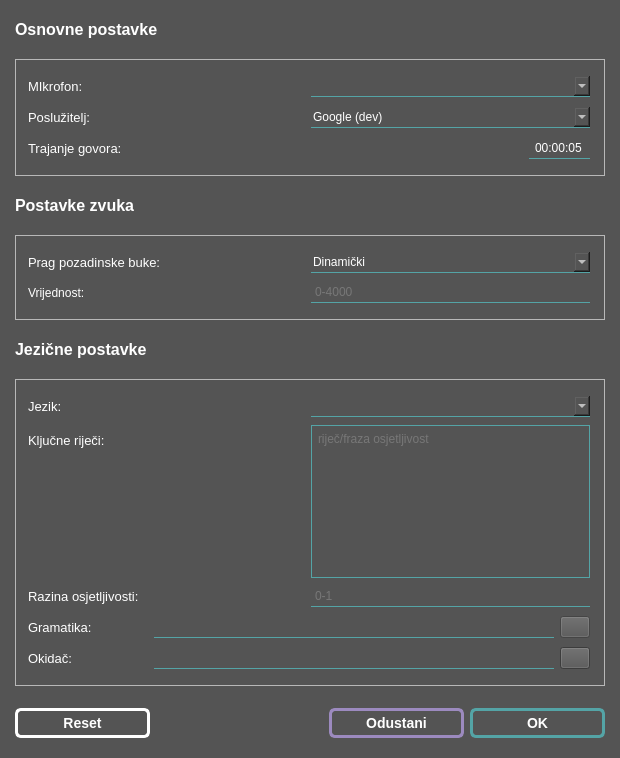
<?xml version="1.0" encoding="UTF-8"?>
<ui version="4.0">
 <class>OptionsDialog</class>
 <widget class="QDialog" name="OptionsDialog">
  <property name="geometry">
   <rect>
    <x>0</x>
    <y>0</y>
    <width>620</width>
    <height>758</height>
   </rect>
  </property>
  <property name="windowTitle">
   <string>Opcije</string>
  </property>
  <property name="styleSheet">
   <string notr="true">QDialog#OptionsDialog {
    background-color: rgb(84, 84, 84);
}</string>
  </property>
  <property name="modal">
   <bool>false</bool>
  </property>
  <layout class="QVBoxLayout" name="verticalLayout_4">
   <property name="spacing">
    <number>20</number>
   </property>
   <property name="leftMargin">
    <number>15</number>
   </property>
   <property name="topMargin">
    <number>20</number>
   </property>
   <property name="rightMargin">
    <number>15</number>
   </property>
   <property name="bottomMargin">
    <number>20</number>
   </property>
   <item>
    <layout class="QHBoxLayout" name="horizontalLayout_7">
     <item>
      <widget class="QLabel" name="label">
       <property name="text">
        <string>&lt;html&gt;&lt;head/&gt;&lt;body&gt;&lt;p&gt;&lt;span style=&quot; font-size:12pt; font-weight:700; color:#ffffff;&quot;&gt;Osnovne postavke&lt;/span&gt;&lt;/p&gt;&lt;/body&gt;&lt;/html&gt;</string>
       </property>
      </widget>
     </item>
    </layout>
   </item>
   <item>
    <widget class="QFrame" name="frame">
     <property name="styleSheet">
      <string notr="true">QFrame {
padding-right: 5px;
padding-top: 5px;
padding-bottom: 5px;
}</string>
     </property>
     <property name="frameShape">
      <enum>QFrame::StyledPanel</enum>
     </property>
     <property name="frameShadow">
      <enum>QFrame::Raised</enum>
     </property>
     <layout class="QVBoxLayout" name="verticalLayout">
      <item>
       <layout class="QHBoxLayout" name="fileHLayout">
        <item>
         <widget class="QLabel" name="micLabel">
          <property name="text">
           <string>&lt;html&gt;&lt;head/&gt;&lt;body&gt;&lt;p&gt;&lt;span style=&quot; font-size:10pt; color:#ffffff;&quot;&gt;MIkrofon:&lt;/span&gt;&lt;/p&gt;&lt;/body&gt;&lt;/html&gt;</string>
          </property>
         </widget>
        </item>
        <item>
         <widget class="QComboBox" name="micComboBox">
          <property name="styleSheet">
           <string notr="true">QComboBox {
	background-color: rgb(84, 84, 84);
	border-none;	
	border-bottom: 0.5px solid #54a4a6;
	border-radius: 0px;
	padding: 2px 2px 2px 2px;
	color: white;
}

QComboBox::hover {
	border-color: #63C2C4;
}

QComboBox::disabled {
	color: rgb(153, 153, 153);
}


/*  After dropping, the entire drop-down form style */
QComboBox QAbstractItemView {
    border: 1px solid white;   /*  Border of the entire drop-down form */
    background-color: rgb(84, 84, 84);;   /*  Whole drop-down form background color */
	color: white;
	padding: 2px 2px 2px 2px;
}

/*  Down pull, the entire drop-down window */
QComboBox QAbstractItemView::item {
    height: 25px;   /*  The height of the item (set pcomboBox-&gt; setView (new qlistview ()); after this item works) */
}

QComboBox QAbstractItemView::item:hover {
	border: none;
    border-top: 0.5px solid rgb(81, 81, 81);
	border-bottom: 0.5px solid rgb(81, 81, 81);
	border-radius: 2px;
	background-color: rgb(84, 84, 84);
}</string>
          </property>
          <property name="editable">
           <bool>true</bool>
          </property>
          <property name="maxVisibleItems">
           <number>5</number>
          </property>
         </widget>
        </item>
       </layout>
      </item>
      <item>
       <layout class="QHBoxLayout" name="horizontalLayout" stretch="0,0">
        <item>
         <widget class="QLabel" name="apiLabel">
          <property name="toolTip">
           <string>&lt;html&gt;&lt;head/&gt;&lt;body&gt;&lt;p&gt;Svaki poslužitelj podržava neke od niže navedenih opcija.&lt;/p&gt;&lt;p&gt;Sphinx API radi offline.&lt;/p&gt;&lt;/body&gt;&lt;/html&gt;</string>
          </property>
          <property name="text">
           <string>&lt;html&gt;&lt;head/&gt;&lt;body&gt;&lt;p&gt;&lt;span style=&quot; font-size:10pt; color:#ffffff;&quot;&gt;Poslužitelj: &lt;/span&gt;&lt;/p&gt;&lt;/body&gt;&lt;/html&gt;</string>
          </property>
         </widget>
        </item>
        <item>
         <widget class="QComboBox" name="apiComboBox">
          <property name="sizePolicy">
           <sizepolicy hsizetype="Preferred" vsizetype="Fixed">
            <horstretch>0</horstretch>
            <verstretch>0</verstretch>
           </sizepolicy>
          </property>
          <property name="styleSheet">
           <string notr="true">QComboBox {
	background-color: rgb(84, 84, 84);
	border-none;	
	border-bottom: 0.5px solid #54a4a6;
	border-radius: 0px;
	padding: 2px 2px 2px 2px;
	color: white;
}

QComboBox::hover {
	border-color: #63C2C4;
}

/*  After dropping, the entire drop-down form style */
QComboBox QAbstractItemView {
    border: 1px solid white;   /*  Border of the entire drop-down form */
    background-color: rgb(84, 84, 84);;   /*  Whole drop-down form background color */
    selection-background-color: lightgreen;   /*  The whole drop-down window is selected from the background color of the item */
}

QComboBox QAbstractItemView::item {
    height: 70px; 
}</string>
          </property>
          <property name="editable">
           <bool>false</bool>
          </property>
          <item>
           <property name="text">
            <string>Google (dev)</string>
           </property>
          </item>
          <item>
           <property name="text">
            <string>Google Cloud</string>
           </property>
          </item>
          <item>
           <property name="text">
            <string>PocketSphinx</string>
           </property>
          </item>
          <item>
           <property name="text">
            <string>Houndify</string>
           </property>
          </item>
         </widget>
        </item>
       </layout>
      </item>
      <item>
       <layout class="QHBoxLayout" name="timeHLayout" stretch="0,0">
        <property name="spacing">
         <number>6</number>
        </property>
        <item>
         <widget class="QLabel" name="durationLabel">
          <property name="minimumSize">
           <size>
            <width>125</width>
            <height>0</height>
           </size>
          </property>
          <property name="toolTip">
           <string>&lt;html&gt;&lt;head/&gt;&lt;body&gt;&lt;p&gt;Slušanje će se prekinuti nakon navedenog vremena (HH:MM:SS).&lt;/p&gt;&lt;p&gt;Slušanje može trajati od 5s do 1h.&lt;/p&gt;&lt;/body&gt;&lt;/html&gt;</string>
          </property>
          <property name="text">
           <string>&lt;html&gt;&lt;head/&gt;&lt;body&gt;&lt;p&gt;&lt;span style=&quot; font-size:10pt; color:#ffffff;&quot;&gt;Trajanje govora:&lt;/span&gt;&lt;/p&gt;&lt;/body&gt;&lt;/html&gt;</string>
          </property>
         </widget>
        </item>
        <item>
         <widget class="QLineEdit" name="durationLineEdit">
          <property name="enabled">
           <bool>true</bool>
          </property>
          <property name="maximumSize">
           <size>
            <width>61</width>
            <height>16777215</height>
           </size>
          </property>
          <property name="styleSheet">
           <string notr="true">QLineEdit {
	background-color: rgb(84, 84, 84);
	border-none;	
	border-bottom: 0.5px solid #54a4a6;
	border-radius: 0px;
	padding: 2px 2px 2px 2px;
	color: white;
}

QLineEdit::hover {
	border-color: #63C2C4;
}</string>
          </property>
          <property name="inputMethodHints">
           <set>Qt::ImhTime</set>
          </property>
          <property name="inputMask">
           <string>99:99:99</string>
          </property>
          <property name="text">
           <string>00:00:05</string>
          </property>
          <property name="alignment">
           <set>Qt::AlignCenter</set>
          </property>
          <property name="dragEnabled">
           <bool>false</bool>
          </property>
          <property name="placeholderText">
           <string>00:00</string>
          </property>
         </widget>
        </item>
       </layout>
      </item>
     </layout>
    </widget>
   </item>
   <item>
    <widget class="QLabel" name="label_3">
     <property name="text">
      <string>&lt;html&gt;&lt;head/&gt;&lt;body&gt;&lt;p&gt;&lt;span style=&quot; font-size:12pt; font-weight:700; color:#ffffff;&quot;&gt;Postavke zvuka&lt;/span&gt;&lt;/p&gt;&lt;/body&gt;&lt;/html&gt;</string>
     </property>
    </widget>
   </item>
   <item>
    <widget class="QFrame" name="frame_3">
     <property name="styleSheet">
      <string notr="true">QFrame {

padding-right: 5px;
padding-top: 5px;
padding-bottom: 5px;
}</string>
     </property>
     <property name="frameShape">
      <enum>QFrame::StyledPanel</enum>
     </property>
     <property name="frameShadow">
      <enum>QFrame::Raised</enum>
     </property>
     <layout class="QVBoxLayout" name="verticalLayout_3">
      <item>
       <layout class="QHBoxLayout" name="noiseHLayout" stretch="0,0">
        <property name="spacing">
         <number>6</number>
        </property>
        <item>
         <widget class="QLabel" name="noiseTypeLabel">
          <property name="toolTip">
           <string>&lt;html&gt;&lt;head/&gt;&lt;body&gt;&lt;p&gt;Vrijednosti više od praga se smatraju govorom, a niže tišinom.&lt;/p&gt;&lt;p&gt;Prag se može odrediti dinamički, s ili bez početne vrijednosti, ili postaviti na fiksnu vrijednost.&lt;/p&gt;&lt;/body&gt;&lt;/html&gt;</string>
          </property>
          <property name="text">
           <string>&lt;html&gt;&lt;head/&gt;&lt;body&gt;&lt;p&gt;&lt;span style=&quot; font-size:10pt; color:#ffffff;&quot;&gt;Prag pozadinske buke:&lt;/span&gt;&lt;/p&gt;&lt;/body&gt;&lt;/html&gt;</string>
          </property>
         </widget>
        </item>
        <item>
         <widget class="QComboBox" name="noiseTypeComboBox">
          <property name="contextMenuPolicy">
           <enum>Qt::PreventContextMenu</enum>
          </property>
          <property name="styleSheet">
           <string notr="true">QComboBox {
	background-color: rgb(84, 84, 84);
	border-none;	
	border-bottom: 0.5px solid #54a4a6;
	border-radius: 0px;
	padding: 2px 2px 2px 2px;
	color: white;
}

QComboBox::hover {
	border-color: #63C2C4;
}

/*  After dropping, the entire drop-down form style */
QComboBox QAbstractItemView {
    border: 1px solid white;   /*  Border of the entire drop-down form */
    background-color: rgb(84, 84, 84);;   /*  Whole drop-down form background color */
    selection-background-color: lightgreen;   /*  The whole drop-down window is selected from the background color of the item */
}

QComboBox QAbstractItemView::item {
    height: 70px; 
}</string>
          </property>
          <property name="frame">
           <bool>false</bool>
          </property>
          <item>
           <property name="text">
            <string extracomment="komentar">Dinamički</string>
           </property>
          </item>
          <item>
           <property name="text">
            <string>Hibridni</string>
           </property>
          </item>
          <item>
           <property name="text">
            <string>Fiksni</string>
           </property>
          </item>
         </widget>
        </item>
       </layout>
      </item>
      <item>
       <layout class="QHBoxLayout" name="horizontalLayout_2">
        <item>
         <widget class="QLabel" name="noiseValueLabel">
          <property name="enabled">
           <bool>true</bool>
          </property>
          <property name="toolTip">
           <string>&lt;html&gt;&lt;head/&gt;&lt;body&gt;&lt;p&gt;Ovisno o odabiru načina određivanja praga pozadinske buke ova vrijednost označava početnu('Hibridni') ili stalnu('Fiksni') vrijednost praga.&lt;/p&gt;&lt;/body&gt;&lt;/html&gt;</string>
          </property>
          <property name="text">
           <string>&lt;html&gt;&lt;head/&gt;&lt;body&gt;&lt;p&gt;&lt;span style=&quot; color:#ffffff;&quot;&gt;Vrijednost: &lt;/span&gt;&lt;/p&gt;&lt;/body&gt;&lt;/html&gt;</string>
          </property>
         </widget>
        </item>
        <item>
         <widget class="QLineEdit" name="noiseValueLineEdit">
          <property name="enabled">
           <bool>false</bool>
          </property>
          <property name="sizePolicy">
           <sizepolicy hsizetype="Preferred" vsizetype="Fixed">
            <horstretch>0</horstretch>
            <verstretch>0</verstretch>
           </sizepolicy>
          </property>
          <property name="styleSheet">
           <string notr="true">QLineEdit {
	background-color: rgb(84, 84, 84);
	border-none;	
	border-bottom: 0.5px solid #54a4a6;
	border-radius: 0px;
	padding: 2px 2px 2px 2px;
	color: white;
}

QLineEdit::hover {
	border-color: #63C2C4;
}

QLineEdit::disabled {
	color: rgb(153, 153, 153);
}
</string>
          </property>
          <property name="placeholderText">
           <string>0-4000</string>
          </property>
         </widget>
        </item>
       </layout>
      </item>
     </layout>
    </widget>
   </item>
   <item>
    <widget class="QLabel" name="label_2">
     <property name="text">
      <string>&lt;html&gt;&lt;head/&gt;&lt;body&gt;&lt;p&gt;&lt;span style=&quot; font-size:12pt; font-weight:700; color:#ffffff;&quot;&gt;Jezične postavke&lt;/span&gt;&lt;/p&gt;&lt;/body&gt;&lt;/html&gt;</string>
     </property>
    </widget>
   </item>
   <item>
    <widget class="QFrame" name="frame_2">
     <property name="styleSheet">
      <string notr="true">QFrame {
padding-right: 5px;
padding-top: 5px;
padding-bottom: 5px;
}</string>
     </property>
     <property name="frameShape">
      <enum>QFrame::StyledPanel</enum>
     </property>
     <property name="frameShadow">
      <enum>QFrame::Raised</enum>
     </property>
     <layout class="QVBoxLayout" name="verticalLayout_2">
      <item>
       <layout class="QHBoxLayout" name="horizontalLayout_3">
        <item>
         <widget class="QLabel" name="languageLabel">
          <property name="text">
           <string>&lt;html&gt;&lt;head/&gt;&lt;body&gt;&lt;p&gt;&lt;span style=&quot; font-size:10pt; color:#ffffff;&quot;&gt;Jezik:&lt;/span&gt;&lt;/p&gt;&lt;/body&gt;&lt;/html&gt;</string>
          </property>
         </widget>
        </item>
        <item>
         <widget class="QComboBox" name="languageComboBox">
          <property name="enabled">
           <bool>true</bool>
          </property>
          <property name="styleSheet">
           <string notr="true">QComboBox {
	background-color: rgb(84, 84, 84);
	border-none;	
	border-bottom: 0.5px solid #54a4a6;
	border-radius: 0px;
	padding: 2px 2px 2px 2px;
	color: white;
}

QComboBox::hover {
	border-color: #63C2C4;
}

QComboBox::disabled {
	color: rgb(153, 153, 153);
}


/*  After dropping, the entire drop-down form style */
QComboBox QAbstractItemView {
    border: 1px solid white;   /*  Border of the entire drop-down form */
    background-color: rgb(84, 84, 84);;   /*  Whole drop-down form background color */
	color: white;
	padding: 2px 2px 2px 2px;
}

/*  Down pull, the entire drop-down window */
QComboBox QAbstractItemView::item {
    height: 25px;   /*  The height of the item (set pcomboBox-&gt; setView (new qlistview ()); after this item works) */
}

QComboBox QAbstractItemView::item:hover {
	border: none;
    border-top: 0.5px solid rgb(81, 81, 81);
	border-bottom: 0.5px solid rgb(81, 81, 81);
	border-radius: 2px;
	background-color: rgb(84, 84, 84);
}</string>
          </property>
          <property name="editable">
           <bool>true</bool>
          </property>
         </widget>
        </item>
       </layout>
      </item>
      <item>
       <layout class="QHBoxLayout" name="horizontalLayout_4">
        <item>
         <widget class="QLabel" name="phrasesLabel">
          <property name="sizePolicy">
           <sizepolicy hsizetype="Preferred" vsizetype="Preferred">
            <horstretch>0</horstretch>
            <verstretch>0</verstretch>
           </sizepolicy>
          </property>
          <property name="toolTip">
           <string>&lt;html&gt;&lt;head/&gt;&lt;body&gt;&lt;p&gt;Navedene riječi ili fraze će imati prednost prepoznavanja nad riječima koje slično zvuče. &lt;/p&gt;&lt;p&gt;Svaku frazu je potrebno navesti u posebnom retku.&lt;/p&gt;&lt;p&gt;U slučaju Sphinx poslužitelja, moguće je specificirati razinu osjetljivosti za svaku frazu, tako da se na kraju retka navede broj od 0 do 1.&lt;/p&gt;&lt;/body&gt;&lt;/html&gt;</string>
          </property>
          <property name="text">
           <string>&lt;html&gt;&lt;head/&gt;&lt;body&gt;&lt;p&gt;&lt;span style=&quot; font-size:10pt; color:#ffffff;&quot;&gt;Ključne riječi: &lt;/span&gt;&lt;/p&gt;&lt;/body&gt;&lt;/html&gt;</string>
          </property>
          <property name="alignment">
           <set>Qt::AlignLeading|Qt::AlignLeft|Qt::AlignTop</set>
          </property>
         </widget>
        </item>
        <item>
         <widget class="QPlainTextEdit" name="phrasesTextEdit">
          <property name="enabled">
           <bool>false</bool>
          </property>
          <property name="sizePolicy">
           <sizepolicy hsizetype="Preferred" vsizetype="Expanding">
            <horstretch>0</horstretch>
            <verstretch>0</verstretch>
           </sizepolicy>
          </property>
          <property name="styleSheet">
           <string notr="true">QPlainTextEdit {
	background-color: rgb(84, 84, 84);
	border-none;	
	border: 0.5px solid #54a4a6;
	border-radius: 0px;
	padding: 2px 2px 2px 2px;
	color: white;
}

QPlainTextEdit::hover {
	border-color: #63C2C4;
}

QPlainTextEdit::disabled {
	color: rgb(153, 153, 153);
}</string>
          </property>
          <property name="placeholderText">
           <string>riječ/fraza osjetljivost</string>
          </property>
         </widget>
        </item>
       </layout>
      </item>
      <item>
       <layout class="QHBoxLayout" name="horizontalLayout_5">
        <item>
         <widget class="QLabel" name="sensitivityLabel">
          <property name="enabled">
           <bool>false</bool>
          </property>
          <property name="toolTip">
           <string>&lt;html&gt;&lt;head/&gt;&lt;body&gt;&lt;p&gt;Razina osjetljivosti za sve ključne riječi kojima osjetljivost nije ranije(gore) specificirana.&lt;/p&gt;&lt;p&gt;Veća osjetljivosti vodi ka 'češćem' prepoznavanju i obrnuto.&lt;/p&gt;&lt;/body&gt;&lt;/html&gt;</string>
          </property>
          <property name="text">
           <string>&lt;html&gt;&lt;head/&gt;&lt;body&gt;&lt;p&gt;&lt;span style=&quot; font-size:10pt; color:#ffffff;&quot;&gt;Razina osjetljivosti: &lt;/span&gt;&lt;/p&gt;&lt;/body&gt;&lt;/html&gt;</string>
          </property>
         </widget>
        </item>
        <item>
         <widget class="QLineEdit" name="sensitivityLineEdit">
          <property name="enabled">
           <bool>false</bool>
          </property>
          <property name="sizePolicy">
           <sizepolicy hsizetype="Preferred" vsizetype="Fixed">
            <horstretch>0</horstretch>
            <verstretch>0</verstretch>
           </sizepolicy>
          </property>
          <property name="toolTip">
           <string/>
          </property>
          <property name="styleSheet">
           <string notr="true">QLineEdit {
	background-color: rgb(84, 84, 84);
	border-none;	
	border-bottom: 0.5px solid #54a4a6;
	border-radius: 0px;
	padding: 2px 2px 2px 2px;
	color: white;
}

QLineEdit::hover {
	border-color:#63C2C4;
}

QLineEdit::disabled {
	color: rgb(153, 153, 153);
}</string>
          </property>
          <property name="placeholderText">
           <string>0-1</string>
          </property>
         </widget>
        </item>
       </layout>
      </item>
      <item>
       <layout class="QHBoxLayout" name="horizontalLayout_6">
        <item>
         <widget class="QLabel" name="grammarLabel">
          <property name="toolTip">
           <string>&lt;html&gt;&lt;head/&gt;&lt;body&gt;&lt;p&gt;Datoteka u kojoj je definirana FSG ili JSGF gramatika.&lt;/p&gt;&lt;p&gt;Unos gramatike će se ignorirati ako su definirane ključne riječi.&lt;/p&gt;&lt;/body&gt;&lt;/html&gt;</string>
          </property>
          <property name="text">
           <string>&lt;html&gt;&lt;head/&gt;&lt;body&gt;&lt;p&gt;&lt;span style=&quot; font-size:10pt; color:#ffffff;&quot;&gt;Gramatika:&lt;/span&gt;&lt;/p&gt;&lt;/body&gt;&lt;/html&gt;</string>
          </property>
         </widget>
        </item>
        <item>
         <widget class="QLineEdit" name="grammarLineEdit">
          <property name="enabled">
           <bool>false</bool>
          </property>
          <property name="maximumSize">
           <size>
            <width>400</width>
            <height>16777215</height>
           </size>
          </property>
          <property name="styleSheet">
           <string notr="true">QLineEdit {
	background-color: rgb(84, 84, 84);
	border-none;	
	border-bottom: 0.5px solid #54a4a6;
	border-radius: 0px;
	padding: 2px 2px 2px 2px;
	color: white;
}

QLineEdit::hover {
	border-color:#63C2C4;
}</string>
          </property>
          <property name="text">
           <string/>
          </property>
          <property name="clearButtonEnabled">
           <bool>true</bool>
          </property>
         </widget>
        </item>
        <item>
         <widget class="QPushButton" name="browseGrammarButton">
          <property name="enabled">
           <bool>false</bool>
          </property>
          <property name="maximumSize">
           <size>
            <width>30</width>
            <height>16777215</height>
           </size>
          </property>
          <property name="styleSheet">
           <string notr="true">QPushButton {
	background-color: rgb(84, 84, 84);
	border-color: white
}</string>
          </property>
          <property name="text">
           <string/>
          </property>
          <property name="icon">
           <iconset>
            <normaloff>../../../resources/icons/browse.png</normaloff>../../../resources/icons/browse.png</iconset>
          </property>
          <property name="autoDefault">
           <bool>false</bool>
          </property>
         </widget>
        </item>
       </layout>
      </item>
      <item>
       <layout class="QHBoxLayout" name="horizontalLayout_8">
        <item>
         <widget class="QLabel" name="hotwordLabel">
          <property name="toolTip">
           <string>&lt;html&gt;&lt;head/&gt;&lt;body&gt;&lt;p&gt;Datoteka koja opisuje model za prepoznavanje riječi koja će označavati početak govora.&lt;/p&gt;&lt;/body&gt;&lt;/html&gt;</string>
          </property>
          <property name="text">
           <string>&lt;html&gt;&lt;head/&gt;&lt;body&gt;&lt;p&gt;&lt;span style=&quot; font-size:10pt; color:#ffffff;&quot;&gt;Okidač:&lt;/span&gt;&lt;/p&gt;&lt;/body&gt;&lt;/html&gt;</string>
          </property>
         </widget>
        </item>
        <item>
         <widget class="QLineEdit" name="hotwordsLineEdit">
          <property name="minimumSize">
           <size>
            <width>400</width>
            <height>0</height>
           </size>
          </property>
          <property name="maximumSize">
           <size>
            <width>400</width>
            <height>16777215</height>
           </size>
          </property>
          <property name="styleSheet">
           <string notr="true">QLineEdit {
	background-color: rgb(84, 84, 84);
	border-none;	
	border-bottom: 0.5px solid #54a4a6;
	border-radius: 0px;
	padding: 2px 2px 2px 2px;
	color: white;
}

QLineEdit::hover {
	border-color:#63C2C4;
}</string>
          </property>
          <property name="clearButtonEnabled">
           <bool>true</bool>
          </property>
         </widget>
        </item>
        <item>
         <widget class="QPushButton" name="browseHotwordsButton">
          <property name="enabled">
           <bool>true</bool>
          </property>
          <property name="maximumSize">
           <size>
            <width>30</width>
            <height>16777215</height>
           </size>
          </property>
          <property name="styleSheet">
           <string notr="true">QPushButton {
	background-color: rgb(84, 84, 84);
	border-color: white
}</string>
          </property>
          <property name="text">
           <string/>
          </property>
          <property name="icon">
           <iconset>
            <normaloff>../../../resources/icons/browse.png</normaloff>../../../resources/icons/browse.png</iconset>
          </property>
          <property name="autoDefault">
           <bool>false</bool>
          </property>
         </widget>
        </item>
       </layout>
      </item>
     </layout>
    </widget>
   </item>
   <item>
    <spacer name="verticalSpacer">
     <property name="orientation">
      <enum>Qt::Vertical</enum>
     </property>
     <property name="sizeHint" stdset="0">
      <size>
       <width>20</width>
       <height>40</height>
      </size>
     </property>
    </spacer>
   </item>
   <item>
    <layout class="QHBoxLayout" name="buttonBox" stretch="0,0,0,0">
     <property name="spacing">
      <number>6</number>
     </property>
     <property name="sizeConstraint">
      <enum>QLayout::SetFixedSize</enum>
     </property>
     <property name="leftMargin">
      <number>0</number>
     </property>
     <item>
      <widget class="QPushButton" name="resetButton">
       <property name="minimumSize">
        <size>
         <width>135</width>
         <height>30</height>
        </size>
       </property>
       <property name="maximumSize">
        <size>
         <width>135</width>
         <height>30</height>
        </size>
       </property>
       <property name="styleSheet">
        <string notr="true">QPushButton {
    border-radius: 6px;
    border: 3px solid white;

    font-weight: 600;
    font-size: 14px;
    color: white;
}

QPushButton:hover {
    border-color: rgb(208, 208, 208); 
}

QPushButton:pressed {
    background-color: rgb(70, 70, 70);
}</string>
       </property>
       <property name="text">
        <string>Reset</string>
       </property>
       <property name="autoDefault">
        <bool>false</bool>
       </property>
      </widget>
     </item>
     <item>
      <spacer name="horizontalSpacer_3">
       <property name="orientation">
        <enum>Qt::Horizontal</enum>
       </property>
       <property name="sizeHint" stdset="0">
        <size>
         <width>40</width>
         <height>20</height>
        </size>
       </property>
      </spacer>
     </item>
     <item>
      <widget class="QPushButton" name="CancelButton">
       <property name="minimumSize">
        <size>
         <width>135</width>
         <height>30</height>
        </size>
       </property>
       <property name="styleSheet">
        <string notr="true">QPushButton#CancelButton {
    border-radius: 6px;
    border: 3px solid #9C8ABF;

    font-weight: 600;
    font-size: 14px;
    color: white;
}

QPushButton#CancelButton:hover {
    border-color: #B8A2E1; 
}

QPushButton#CancelButton:pressed {
    background-color: rgb(70, 70, 70);
}</string>
       </property>
       <property name="text">
        <string>Odustani</string>
       </property>
       <property name="autoDefault">
        <bool>false</bool>
       </property>
      </widget>
     </item>
     <item>
      <widget class="QPushButton" name="OKButton">
       <property name="enabled">
        <bool>true</bool>
       </property>
       <property name="minimumSize">
        <size>
         <width>135</width>
         <height>30</height>
        </size>
       </property>
       <property name="maximumSize">
        <size>
         <width>16777213</width>
         <height>16777215</height>
        </size>
       </property>
       <property name="styleSheet">
        <string notr="true">QPushButton#OKButton {
    border-radius: 6px;
    border: 3px solid #54a4a6;

    font-weight: 600;
    font-size: 14px;
    color: white;
}

QPushButton#OKButton:hover {
   border-color: #63C2C4;
}

QPushButton#OKButton:pressed {
    background-color: rgb(70, 70, 70)
}

QPushButton#OKButton:disabled {

	color: rgb(153, 153, 153);
}</string>
       </property>
       <property name="text">
        <string>OK</string>
       </property>
       <property name="autoDefault">
        <bool>false</bool>
       </property>
       <property name="default">
        <bool>false</bool>
       </property>
      </widget>
     </item>
    </layout>
   </item>
  </layout>
 </widget>
 <resources/>
 <connections>
  <connection>
   <sender>OKButton</sender>
   <signal>clicked()</signal>
   <receiver>OptionsDialog</receiver>
   <slot>accept()</slot>
   <hints>
    <hint type="sourcelabel">
     <x>472</x>
     <y>624</y>
    </hint>
    <hint type="destinationlabel">
     <x>274</x>
     <y>324</y>
    </hint>
   </hints>
  </connection>
  <connection>
   <sender>CancelButton</sender>
   <signal>clicked()</signal>
   <receiver>OptionsDialog</receiver>
   <slot>reject()</slot>
   <hints>
    <hint type="sourcelabel">
     <x>331</x>
     <y>624</y>
    </hint>
    <hint type="destinationlabel">
     <x>274</x>
     <y>324</y>
    </hint>
   </hints>
  </connection>
 </connections>
</ui>
